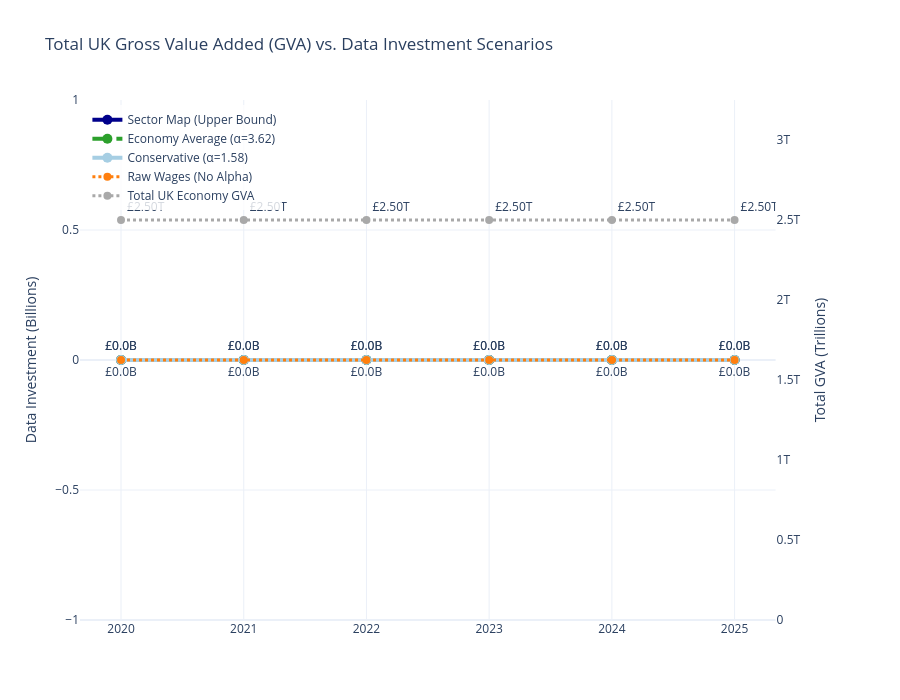

The notebook cell saved with this chart:
### Code cell
# ==========================================
# CELL 6b: TOTAL UK GVA vs. DATA INVESTMENT (LINE CHART)
# ==========================================
from plotly.subplots import make_subplots

pdf = valued.toPandas()

if pdf.empty:
    print("WARNING: Valuation DataFrame is empty. Cannot plot economic charts.")
else:
    pdf['year_str'] = pdf['year'].astype(str)
    econ = pdf.groupby("year_str")[["inv_raw_wages", "inv_low_tot", "inv_avg_tot", "total_investment_sector", "GVA_basic_prices"]].sum().reset_index()

    fig_macro_abs = make_subplots(specs=[[{"secondary_y": True}]])

    def fmt_b(vals): return [f"£{v/1e9:.1f}B" for v in vals]
    def fmt_t(vals): return [f"£{v/1e12:.2f}T" for v in vals]

    fig_macro_abs.add_trace(go.Scatter(
        x=econ['year_str'], y=econ['total_investment_sector'], name='Sector Map (Upper Bound)',
        mode='lines+markers+text', text=fmt_b(econ['total_investment_sector']), textposition="top center",
        line=dict(color='#00008b', width=4), marker=dict(size=10)
    ), secondary_y=False)

    fig_macro_abs.add_trace(go.Scatter(
        x=econ['year_str'], y=econ['inv_avg_tot'], name=f'Economy Average (α={ALPHA_ECONOMY_AVG})',
        mode='lines+markers+text', text=fmt_b(econ['inv_avg_tot']), textposition="top center",
        line=dict(color='#2ca02c', width=4, dash='dash'), marker=dict(size=10)
    ), secondary_y=False)

    fig_macro_abs.add_trace(go.Scatter(
        x=econ['year_str'], y=econ['inv_low_tot'], name=f'Conservative (α={ALPHA_LOW})',
        mode='lines+markers+text', text=fmt_b(econ['inv_low_tot']), textposition="bottom center",
        line=dict(color='#a6cee3', width=4), marker=dict(size=10)
    ), secondary_y=False)
    
    # NEW: Raw Wages
    fig_macro_abs.add_trace(go.Scatter(
        x=econ['year_str'], y=econ['inv_raw_wages'], name='Raw Wages (No Alpha)',
        mode='lines+markers', line=dict(color='#ff7f0e', width=3, dash='dot'), marker=dict(size=8)
    ), secondary_y=False)

    fig_macro_abs.add_trace(go.Scatter(
        x=econ['year_str'], y=econ['GVA_basic_prices'], name='Total UK Economy GVA',
        mode='lines+markers+text', text=fmt_t(econ['GVA_basic_prices']), textposition="top right",
        line=dict(color='#A9A9A9', width=3, dash='dot'), marker=dict(size=8)
    ), secondary_y=True)

    fig_macro_abs.update_layout(
        title="Total UK Gross Value Added (GVA) vs. Data Investment Scenarios",
        template="plotly_white", height=700, legend=dict(x=0.01, y=0.99, bgcolor="rgba(255,255,255,0.8)")
    )
    fig_macro_abs.update_yaxes(title_text="Data Investment (Billions)", secondary_y=False, range=[0, econ['total_investment_sector'].max() * 1.5])
    fig_macro_abs.update_yaxes(title_text="Total GVA (Trillions)", secondary_y=True, showgrid=False, range=[0, econ['GVA_basic_prices'].max() * 1.3])
    fig_macro_abs.show()

### Figure 1 — Plotly figure (JSON) as saved in the notebook; plotly's stock layout.template omitted (floating-point values rounded to 4 significant figures)
{"data": [{"line": {"color": "#00008b", "width": 4}, "marker": {"size": 10}, "mode": "lines+markers+text", "name": "Sector Map (Upper Bound)", "text": ["£0.0B", "£0.0B", "£0.0B", "£0.0B", "£0.0B", "£0.0B"], "textposition": "top center", "type": "scatter", "x": ["2020", "2021", "2022", "2023", "2024", "2025"], "xaxis": "x", "y": [0.0, 0.0, 0.0, 0.0, 0.0, 0.0], "yaxis": "y"}, {"line": {"color": "#2ca02c", "dash": "dash", "width": 4}, "marker": {"size": 10}, "mode": "lines+markers+text", "name": "Economy Average (α=3.62)", "text": ["£0.0B", "£0.0B", "£0.0B", "£0.0B", "£0.0B", "£0.0B"], "textposition": "top center", "type": "scatter", "x": ["2020", "2021", "2022", "2023", "2024", "2025"], "xaxis": "x", "y": [0.0, 0.0, 0.0, 0.0, 0.0, 0.0], "yaxis": "y"}, {"line": {"color": "#a6cee3", "width": 4}, "marker": {"size": 10}, "mode": "lines+markers+text", "name": "Conservative (α=1.58)", "text": ["£0.0B", "£0.0B", "£0.0B", "£0.0B", "£0.0B", "£0.0B"], "textposition": "bottom center", "type": "scatter", "x": ["2020", "2021", "2022", "2023", "2024", "2025"], "xaxis": "x", "y": [0.0, 0.0, 0.0, 0.0, 0.0, 0.0], "yaxis": "y"}, {"line": {"color": "#ff7f0e", "dash": "dot", "width": 3}, "marker": {"size": 8}, "mode": "lines+markers", "name": "Raw Wages (No Alpha)", "type": "scatter", "x": ["2020", "2021", "2022", "2023", "2024", "2025"], "xaxis": "x", "y": [0.0, 0.0, 0.0, 0.0, 0.0, 0.0], "yaxis": "y"}, {"line": {"color": "#A9A9A9", "dash": "dot", "width": 3}, "marker": {"size": 8}, "mode": "lines+markers+text", "name": "Total UK Economy GVA", "text": ["£2.50T", "£2.50T", "£2.50T", "£2.50T", "£2.50T", "£2.50T"], "textposition": "top right", "type": "scatter", "x": ["2020", "2021", "2022", "2023", "2024", "2025"], "xaxis": "x", "y": [2497000000000.0, 2497000000000.0, 2497000000000.0, 2497000000000.0, 2497000000000.0, 2497000000000.0], "yaxis": "y2"}], "layout": {"height": 700, "legend": {"bgcolor": "rgba(255,255,255,0.8)", "x": 0.01, "y": 0.99}, "title": {"text": "Total UK Gross Value Added (GVA) vs. Data Investment Scenarios"}, "xaxis": {"anchor": "y", "domain": [0, 0.94]}, "yaxis": {"anchor": "x", "domain": [0, 1], "range": [0, 0], "title": {"text": "Data Investment (Billions)"}}, "yaxis2": {"anchor": "x", "overlaying": "y", "range": [0, 3246607000000], "showgrid": false, "side": "right", "title": {"text": "Total GVA (Trillions)"}}}}
